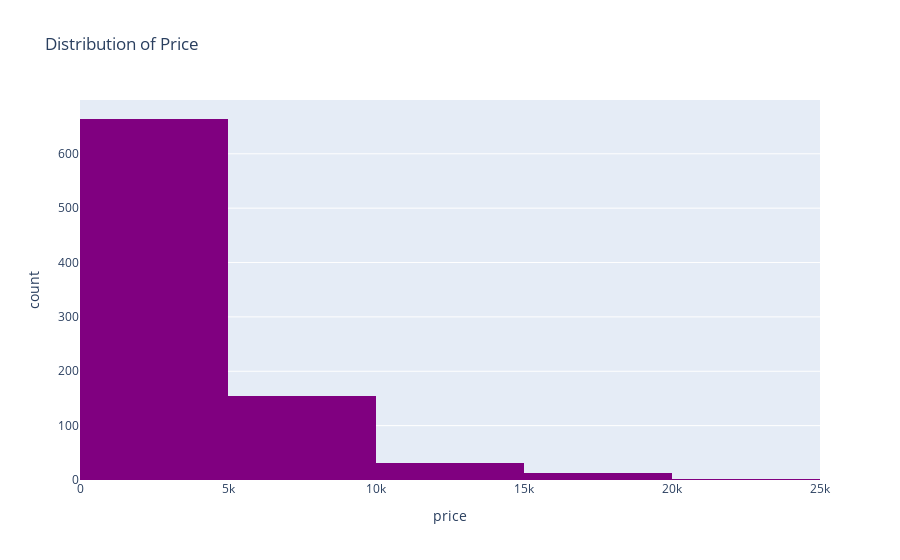

Notebook cell for this chart:
### Code cell
fig = px.histogram(df, x='price', title='Distribution of Price', nbins=10,color_discrete_sequence=['purple'])


fig.show()

### Figure 1 — Plotly figure (JSON) as saved in the notebook; plotly's stock layout.template omitted (floating-point values rounded to 4 significant figures; data arrays with more than 128 entries replaced by an {"elided": "..."} marker saying what was removed)
{"data": [{"alignmentgroup": "True", "bingroup": "x", "hovertemplate": "price=%{x}<br>count=%{y}<extra></extra>", "legendgroup": "", "marker": {"color": "purple", "pattern": {"shape": ""}}, "name": "", "nbinsx": 10, "offsetgroup": "", "orientation": "v", "showlegend": false, "type": "histogram", "x": {"elided": "863 int values"}, "xaxis": "x", "yaxis": "y"}], "layout": {"barmode": "relative", "legend": {"tracegroupgap": 0}, "title": {"text": "Distribution of Price"}, "xaxis": {"anchor": "y", "domain": [0, 1], "title": {"text": "price"}}, "yaxis": {"anchor": "x", "domain": [0, 1], "title": {"text": "count"}}}}
